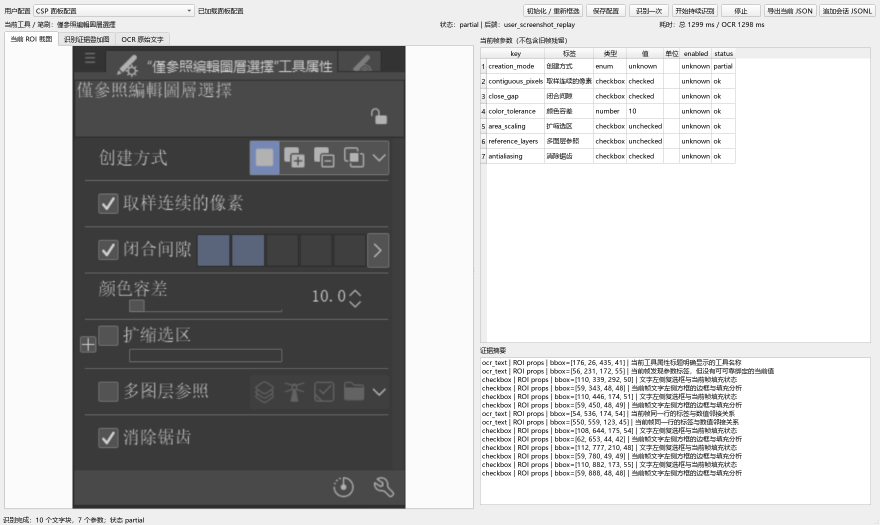
#> input picture recognizer/csp_panel_validator/examples/selection_panel.verified.png, 1760 x 1050 px (shown at 1/2 size)
$ python -i color_recognition.py   (imports and definitions only)
#> lines starting #> are read from the running program, lines starting #| are printed output that depends on the picture; after the words box and inside, x2 and y2 are one past the last pixel; in counts of white or black regions, pixels touching at a corner belong together
from __future__ import annotations

from dataclasses import dataclass
from typing import Any

import cv2
import numpy as np


@dataclass
class ColorReading:
    kind: str
    rgb: tuple[int, int, int] | None
    confidence: float
    detail: str
    hue: int | None = None
    sv_point: tuple[int, int] | None = None

    @property
    def hex(self) -> str | None:
        if self.kind == "transparent":
            return "#00000000"
        if self.rgb is None:
            return None
        return "#%02X%02X%02X" % self.rgb


def _to_rgb(bgr: np.ndarray) -> tuple[int, int, int]:
    b, g, r = (int(round(float(value))) for value in np.median(bgr.reshape(-1, 3), axis=0))
    return r, g, b


def _accent_mask(image: np.ndarray) -> np.ndarray:
    hsv = cv2.cvtColor(image, cv2.COLOR_BGR2HSV)
    # The selected CSP swatch outline is a bright, saturated blue in the
    # supplied theme. Keep the hue range generous for alternate UI themes.
    return ((hsv[:, :, 1] >= 34) & (hsv[:, :, 2] >= 115)).astype(np.uint8)


def _ring_coverage(mask: np.ndarray, cx: float, cy: float, radius: float) -> float:
    height, width = mask.shape
    best = 0.0
    angles = np.linspace(0, 2 * np.pi, 144, endpoint=False)
    for offset in (-3, -1, 1, 3, 5):
        r = max(3.0, radius + offset)
        xs = np.rint(cx + r * np.cos(angles)).astype(int)
        ys = np.rint(cy + r * np.sin(angles)).astype(int)
        inside = (xs >= 0) & (xs < width) & (ys >= 0) & (ys < height)
        if inside.any():
            best = max(best, float(mask[ys[inside], xs[inside]].mean()))
    return best


def _color_swatches(image: np.ndarray) -> list[tuple[float, float, float, float]]:
    """Return plausible foreground/background color-disc centers and radii."""
    height, width = image.shape[:2]
    compact_crop = max(width, height) < 300
    gray = cv2.cvtColor(image, cv2.COLOR_BGR2GRAY)
    scale = min(width, height)
    min_radius = max(5, round(scale * (0.10 if compact_crop else 0.022)))
    max_radius = max(min_radius + 2, round(scale * (0.34 if compact_crop else 0.14)))
    found: list[tuple[float, float, float, float]] = []
    circles = cv2.HoughCircles(
        cv2.medianBlur(gray, 5), cv2.HOUGH_GRADIENT, dp=1.2,
        minDist=max(8, round(scale * (0.10 if compact_crop else 0.035))), param1=90, param2=18,
        minRadius=min_radius, maxRadius=max_radius,
    )
    if circles is not None:
        for cx, cy, radius in circles[0]:
            in_compact_swatch_area = cx <= width * 0.82 and cy <= height * 0.78
            in_full_palette_swatch_area = cx <= width * 0.30 and cy >= height * 0.58
            if (in_compact_swatch_area if compact_crop else in_full_palette_swatch_area):
                found.append((float(cx), float(cy), float(radius), 0.0))

    # Geometry fallback for the familiar CSP overlapping foreground and
    # background discs. Candidates still need a visible bright outline to win.
    if compact_crop:
        found.extend([
            (width * 0.42, height * 0.28, scale * 0.23, 0.0),
            (width * 0.59, height * 0.41, scale * 0.16, 0.0),
        ])
    else:
        found.extend([
            (width * 0.075, height * 0.780, height * 0.065, 0.0),
            (width * 0.125, height * 0.815, height * 0.043, 0.0),
        ])

    distinct: list[tuple[float, float, float, float]] = []
    for candidate in found:
        cx, cy, radius, _ = candidate
        if all((cx - x) ** 2 + (cy - y) ** 2 > max(radius, r) ** 2 * 0.40 for x, y, r, _ in distinct):
            distinct.append(candidate)
    mask = _accent_mask(image)
    return [(cx, cy, radius, _ring_coverage(mask, cx, cy, radius)) for cx, cy, radius, _ in distinct]


def _checkerboard_button(image: np.ndarray) -> tuple[tuple[int, int, int, int], float] | None:
    """Find the small checkerboard transparency button near the palette bottom."""
    height, width = image.shape[:2]
    compact_crop = max(width, height) < 300
    gray = cv2.cvtColor(image, cv2.COLOR_BGR2GRAY)
    box_w = max(20, round(width * (0.52 if compact_crop else 0.15)))
    box_h = max(10, round(height * (0.23 if compact_crop else 0.058)))
    x_end = max(0, round(width * (0.72 if compact_crop else 0.28)) - box_w)
    y_start = min(height - box_h, round(height * (0.52 if compact_crop else 0.74)))
    y_end = max(y_start, height - box_h)
    step_x = max(1, box_w // 12)
    step_y = max(1, box_h // 5)
    best: tuple[int, int, float] | None = None
    # A checkerboard has a strong alternating pattern after reducing each
    # small cell to its average; the surrounding UI is mostly flat gray.
    pattern = np.fromfunction(lambda y, x: (-1.0) ** (x + y), (4, 8), dtype=int)
    for y in range(y_start, y_end + 1, step_y):
        for x in range(0, x_end + 1, step_x):
            patch = gray[y:y + box_h, x:x + box_w]
            if patch.shape[0] < 8 or patch.shape[1] < 16:
                continue
            cells = cv2.resize(patch, (8, 4), interpolation=cv2.INTER_AREA).astype(np.float32)
            cells -= cells.mean()
            checker = abs(float((cells * pattern).mean()))
            variation = float(cells.std())
            score = checker * 0.75 + variation * 0.25
            if best is None or score > best[2]:
                best = (x, y, score)
    if best is None:
        return None
    x, y, score = best
    # If the image was tightly cropped or uses another layout, do not call a
    # generic textured patch a transparency button.
    if score < 10:
        return None
    rect = (x, y, min(width, x + box_w), min(height, y + box_h))
    x0, y0, x1, y1 = rect
    mask = _accent_mask(image)
    thickness = max(1, round(min(box_w, box_h) * 0.10))
    perimeter = np.zeros((y1 - y0, x1 - x0), dtype=bool)
    perimeter[:thickness] = True
    perimeter[-thickness:] = True
    perimeter[:, :thickness] = True
    perimeter[:, -thickness:] = True
    border_score = float(mask[y0:y1, x0:x1][perimeter].mean())
    return rect, border_score


def _wheel_geometry(image: np.ndarray) -> tuple[float, float, float] | None:
    hsv = cv2.cvtColor(image, cv2.COLOR_BGR2HSV)
    saturated = ((hsv[:, :, 1] >= 95) & (hsv[:, :, 2] >= 45)).astype(np.uint8)
    count, labels, stats, centroids = cv2.connectedComponentsWithStats(saturated, 8)
    height, width = image.shape[:2]
    minimum_side = min(width, height) * 0.48
    candidates: list[tuple[int, int]] = []
    for index in range(1, count):
        x, y, w, h, area = (int(v) for v in stats[index])
        ratio = w / max(1, h)
        if w >= minimum_side and h >= minimum_side and 0.82 <= ratio <= 1.22 and area >= minimum_side * minimum_side * 0.10:
            candidates.append((area, index))
    if not candidates:
        return None
    _, index = max(candidates)
    x, y, w, h, _ = (int(v) for v in stats[index])
    cx, cy = (float(value) for value in centroids[index])
    radius = (w + h) / 4.0
    if radius < 20:
        return None
    return cx, cy, radius


def _wheel_handles(image: np.ndarray, geometry: tuple[float, float, float] | None) -> tuple[int | None, tuple[int, int] | None, tuple[int, int] | None]:
    if geometry is None:
        return None, None, None
    cx, cy, radius = geometry
    hsv = cv2.cvtColor(image, cv2.COLOR_BGR2HSV)
    # The hue selector is a bright, low-saturation strip laid over the
    # saturated ring. Find its angular position, then sample adjacent ring
    # pixels for the hue rather than trusting a fixed wheel orientation.
    ring_radius = radius * 0.93
    radial = np.linspace(radius * 0.84, radius * 1.015, 12)
    angle_scores = np.zeros(360, dtype=np.float32)
    height, width = image.shape[:2]
    for angle in range(360):
        radians = np.deg2rad(angle)
        xs = np.rint(cx + radial * np.cos(radians)).astype(int)
        ys = np.rint(cy + radial * np.sin(radians)).astype(int)
        inside = (xs >= 0) & (xs < width) & (ys >= 0) & (ys < height)
        if not inside.any():
            continue
        samples = hsv[ys[inside], xs[inside]]
        angle_scores[angle] = float(((samples[:, 1] < 105) & (samples[:, 2] > 180)).sum())
    peak = int(np.argmax(angle_scores))
    hue: int | None = None
    if angle_scores[peak] >= 2:
        hue_samples: list[int] = []
        for angle in (peak - 8, peak - 6, peak - 4, peak + 4, peak + 6, peak + 8):
            radians = np.deg2rad(angle)
            for rr in (radius * 0.88, ring_radius, radius * 0.98):
                x = round(cx + rr * np.cos(radians))
                y = round(cy + rr * np.sin(radians))
                if 0 <= x < width and 0 <= y < height:
                    h, s, v = (int(value) for value in hsv[y, x])
                    if s >= 90 and v >= 55:
                        hue_samples.append(h)
        if hue_samples:
            radians = np.asarray(hue_samples, dtype=np.float64) * (2.0 * np.pi / 180.0)
            mean_angle = np.arctan2(np.sin(radians).mean(), np.cos(radians).mean())
            hue = int(round(np.rad2deg(mean_angle))) % 360

    # The SV handle is a small outlined circle inside the square. It is near
    # the wheel center and substantially smaller than the ring itself.
    gray = cv2.cvtColor(image, cv2.COLOR_BGR2GRAY)
    radius_min = max(3, round(radius * 0.025))
    radius_max = max(radius_min + 1, round(radius * 0.075))
    region = gray.copy()
    yy, xx = np.ogrid[:height, :width]
    region[(xx - cx) ** 2 + (yy - cy) ** 2 > (radius * 0.82) ** 2] = 0
    circles = cv2.HoughCircles(
        cv2.medianBlur(region, 5), cv2.HOUGH_GRADIENT, dp=1.1,
        minDist=max(8, round(radius * 0.12)), param1=80, param2=10,
        minRadius=radius_min, maxRadius=radius_max,
    )
    point: tuple[int, int] | None = None
    if circles is not None:
        possible = []
        for px, py, pr in circles[0]:
            distance = float(np.hypot(px - cx, py - cy))
            if distance < radius * 0.80:
                # The marker is the most compact high-contrast circle in the
                # picker square; the distance term avoids favoring center noise.
                possible.append((float(pr), distance, int(round(px)), int(round(py))))
        if possible:
            _, _, px, py = min(possible, key=lambda item: (abs(item[0] - radius * 0.045), -item[1]))
            point = (px, py)

    rgb: tuple[int, int, int] | None = None
    if point is not None:
        px, py = point
        # Sample the field just outside the circular handle on four sides;
        # its white/black outline should not become part of the color value.
        samples = []
        offset = max(4, round(radius * 0.055))
        for dx, dy in ((offset, 0), (-offset, 0), (0, offset), (0, -offset)):
            x, y = px + dx, py + dy
            # The SV square is centered on the wheel and about 1.1 radii wide.
            # Ignore points outside its edge so a marker in a corner does not
            # mix in the surrounding gray panel background.
            inside_square = abs(x - cx) <= radius * 0.56 and abs(y - cy) <= radius * 0.56
            if 0 <= x < width and 0 <= y < height and inside_square:
                samples.append(image[max(0, y - 1):min(height, y + 2), max(0, x - 1):min(width, x + 2)].reshape(-1, 3))
        if samples:
            rgb = _to_rgb(np.concatenate(samples, axis=0))
    return hue, point, rgb


def recognize_color(image: Any) -> ColorReading:
    """Recognize the selected CSP color from a color-wheel panel crop."""
    if image is None or not isinstance(image, np.ndarray) or image.size == 0:
        return ColorReading("unknown", None, 0.0, "没有可分析的图像")
    if image.ndim != 3 or image.shape[2] < 3:
        return ColorReading("unknown", None, 0.0, "图像格式必须是 BGR 彩色图")
    image = np.ascontiguousarray(image[:, :, :3])
    height, width = image.shape[:2]
    if min(height, width) < 40:
        return ColorReading("unknown", None, 0.0, "识别区域太小，请框选完整色盘")

    circles = _color_swatches(image)
    best_circle = max(circles, key=lambda item: item[3], default=None)
    checker = _checkerboard_button(image)
    checker_score = checker[1] if checker else 0.0
    circle_score = best_circle[3] if best_circle else 0.0
    geometry = _wheel_geometry(image)
    hue, point, point_rgb = _wheel_handles(image, geometry)

    # The checkerboard button reports alpha=0 only when its outline is the
    # strongest active accent. A checkerboard merely being visible is not enough.
    if checker and checker_score >= 0.16 and checker_score > circle_score + 0.06:
        return ColorReading("transparent", None, min(0.99, 0.60 + checker_score), "透明色棋盘格按钮的高亮边框最明显", hue, point)

    if best_circle and circle_score >= 0.12:
        cx, cy, radius, score = best_circle
        x0, x1 = max(0, round(cx - radius * 0.48)), min(width, round(cx + radius * 0.48))
        y0, y1 = max(0, round(cy - radius * 0.48)), min(height, round(cy + radius * 0.48))
        if x1 > x0 and y1 > y0:
            rgb = _to_rgb(image[y0:y1, x0:x1])
            return ColorReading("color", rgb, min(0.99, 0.60 + score), "已读取带高亮环的颜色色块", hue, point)

    if point_rgb is not None:
        detail = "由色轮亮条与方形取色点读取"
        return ColorReading("color", point_rgb, 0.68 if hue is not None else 0.54, detail, hue, point)

    if best_circle:
        cx, cy, radius, _ = best_circle
        x0, x1 = max(0, round(cx - radius * 0.45)), min(width, round(cx + radius * 0.45))
        y0, y1 = max(0, round(cy - radius * 0.45)), min(height, round(cy + radius * 0.45))
        if x1 > x0 and y1 > y0:
            return ColorReading("color", _to_rgb(image[y0:y1, x0:x1]), 0.38, "未找到明确高亮环，读取前景色色块")

    return ColorReading("unknown", None, 0.0, "没有找到高亮色块或方形取色点，请重新框选整个色盘")

>>> import cv2
>>> picture = cv2.imread('../../csp_panel_validator/examples/selection_panel.verified.png')
#> picture is the input picture: shape (1050, 1760, 3); mean B, G, R 184.1, 183.9, 183.9
>>> result = recognize_color(picture)
#> in _color_swatches, `circles = cv2.HoughCircles( cv2.medianBlur(gray, 5), cv2.HOUGH_GRADIEN..`: circles = 534 rows, first 8: [1299, 833.4, 111.9], [1230.6, 838.2, 123.8], [1170.6, 817.8, 134.4], [381, 265.8, 146.2], [1365, 814.2, 94.76], [354.6, 306.6, 144.9], [1371, 861, 85.52], [448.2, 259.8, 141]
#> the loop in _color_swatches, `for cx, cy, radius in circles[0]:` made 534 passes
#> after the loop in _color_swatches, `for cx, cy, radius in circles[0]:`: found = 64 items, first 6: (303, 777, 110.5, 0), (250.2, 687, 106.6, 0), (259.8, 768.6, 115.9, 0), (241.8, 733.8, 146.2, 0), (405, 610.2, 115.9, 0), (341.4, 705, 84.08, 0)
#> the loop in _color_swatches, `for candidate in found:` made 66 passes
#> (candidate, cx, cy, radius) on passes 1 to 12: ((303, 777, 110.5, 0), 303, 777, 110.5), ((250.2, 687, 106.6, 0), 250.2, 687, 106.6), ((259.8, 768.6, 115.9, 0), 259.8, 768.6, 115.9), ((241.8, 733.8, 146.2, 0), 241.8, 733.8, 146.2), ((405, 610.2, 115.9, 0), 405, 610.2, 115.9), ((341.4, 705, 84.08, 0), 341.4, 705, 84.08), ((213, 685.8, 118.5, 0), 213, 685.8, 118.5), ((396.6, 647.4, 146.2, 0), 396.6, 647.4, 146.2), ((341.4, 780.6, 105.2, 0), 341.4, 780.6, 105.2), ((432.6, 767.4, 146.2, 0), 432.6, 767.4, 146.2), ((303, 725.4, 69.56, 0), 303, 725.4, 69.56), ((216.6, 774.6, 125.1, 0), 216.6, 774.6, 125.1)
#> (cx, cy, radius) on passes 61, 64: (96.6, 990.6, 47.12), (54.6, 696.6, 45.92)
#> after the loop in _color_swatches, `for candidate in found:`: distinct = 19 items, first 6: (303, 777, 110.5, 0), (250.2, 687, 106.6, 0), (405, 610.2, 115.9, 0), (341.4, 705, 84.08, 0), (432.6, 767.4, 146.2, 0), (216.6, 774.6, 125.1, 0)
#> in _accent_mask, `hsv = cv2.cvtColor(image, cv2.COLOR_BGR2HSV)`: hsv: shape (1050, 1760, 3); mean H, S, V 0.8, 0.4, 184.1
#> in _accent_mask, `return ((hsv[:, :, 1] >= 34) & (hsv[:, :, 2] >= 115)).astype(np.uint8)`:
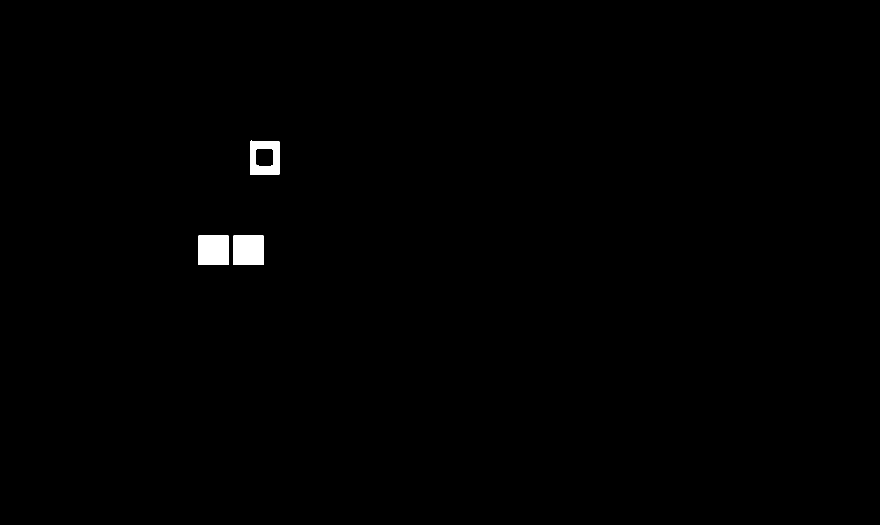
#> returned value: shape (1050, 1760) (shown at 1/2 size); values 0 (black) and 1 (white), 0.55% white; 3 white regions, box (x1, y1, x2, y2) and area: (396, 471, 458, 530) 3656, (466, 471, 527, 530) 3598, (500, 281, 559, 350) 2821
#> in recognize_color, `circles = _color_swatches(image)`: circles = 19 items, first 6: (303, 777, 110.5, 0), (250.2, 687, 106.6, 0), (405, 610.2, 115.9, 0.132), (341.4, 705, 84.08, 0), (432.6, 767.4, 146.2, 0), (216.6, 774.6, 125.1, 0)
#> in recognize_color, `best_circle = max(circles, key=lambda item: item[3], default=None)`: best_circle = (405, 610.2, 115.9, 0.132)
#> after the loop in _checkerboard_button, `for y in range(y_start, y_end + 1, step_y):`:
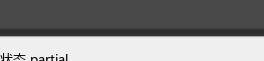
#> patch: shape (61, 264); min 0, max 239, mean 134.7
#> after the loop in _checkerboard_button, `for y in range(y_start, y_end + 1, step_y):`: best = (44, 969, 24.22)
#> in _checkerboard_button, `x, y, score = best`: x = 44; y = 969; score = 24.22
#> in _checkerboard_button, `rect = (x, y, min(width, x + box_w), min(height, y + box_h))`: rect = (44, 969, 308, 1030)
#> in _checkerboard_button, `x0, y0, x1, y1 = rect`: x0 = 44; y0 = 969; x1 = 308; y1 = 1030
#> in _checkerboard_button, `border_score = float(mask[y0:y1, x0:x1][perimeter].mean())`: border_score = 0
#> in recognize_color, `checker = _checkerboard_button(image)`: checker = ((44, 969, 308, 1030), 0)
#> in recognize_color, `checker_score = checker[1] if checker else 0.0`: checker_score = 0
#> in recognize_color, `circle_score = best_circle[3] if best_circle else 0.0`: circle_score = 0.132
#> in _wheel_geometry, `saturated = ((hsv[:, :, 1] >= 95) & (hsv[:, :, 2] >= 45)).astype(np.ui..`: saturated: shape (1050, 1760); every value is 0
#> in _wheel_geometry, `count, labels, stats, centroids = cv2.connectedComponentsWithStats(sat..`: labels: shape (1050, 1760) int32; every value is 0
#> in _wheel_geometry, `count, labels, stats, centroids = cv2.connectedComponentsWithStats(sat..`: count = 1; stats = [[0, 0, 1760, 1050, 1848000]]; centroids = [[879.5, 524.5]]
#> after the loop in _wheel_geometry, `for index in range(1, count):`: candidates = []
#> in recognize_color, `cx, cy, radius, score = best_circle`: cx = 405; cy = 610.2; radius = 115.9; score = 0.132
#> in recognize_color, `x0, x1 = max(0, round(cx - radius * 0.48)), min(width, round(cx + radi..`: x0 = 349; x1 = 461
#> in recognize_color, `y0, y1 = max(0, round(cy - radius * 0.48)), min(height, round(cy + rad..`: y0 = 555; y1 = 666
#> in _to_rgb, `b, g, r = (int(round(float(value))) for value in np.median(bgr.reshape..`: b = 58
#> in recognize_color, `rgb = _to_rgb(image[y0:y1, x0:x1])`: rgb = (58, 58, 58)
